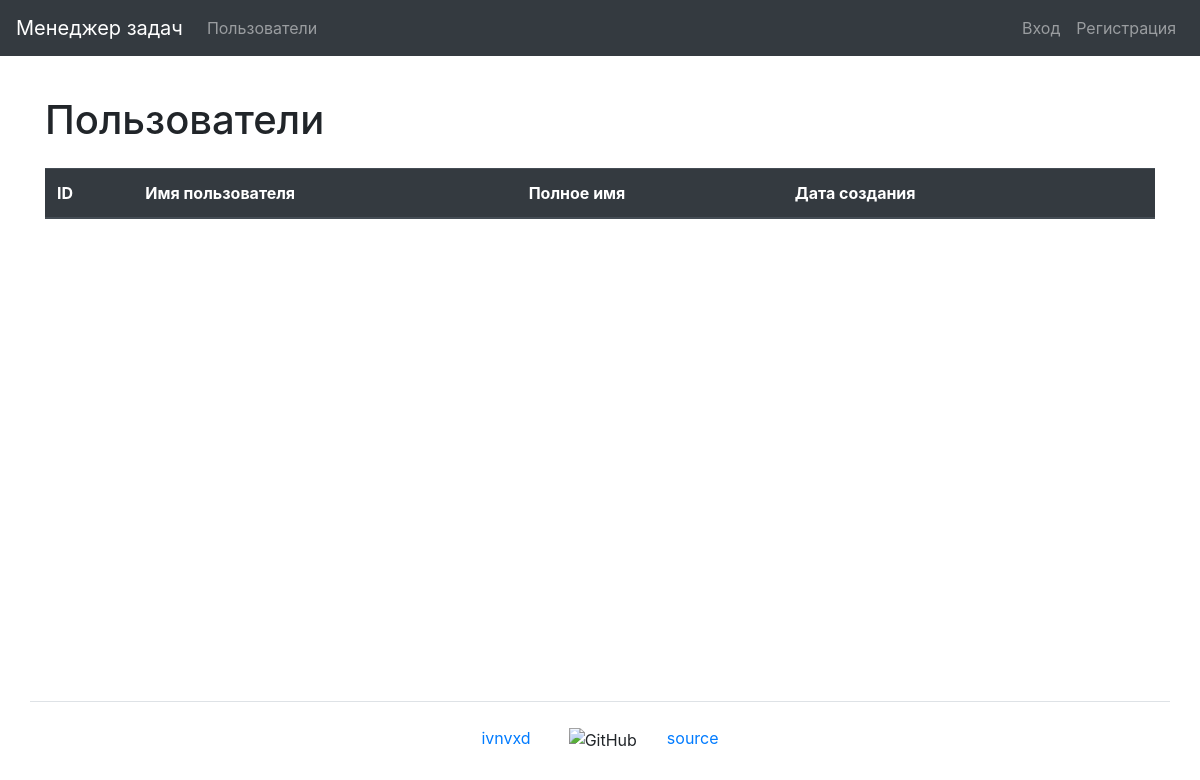
Before: /users/ with the older database file.
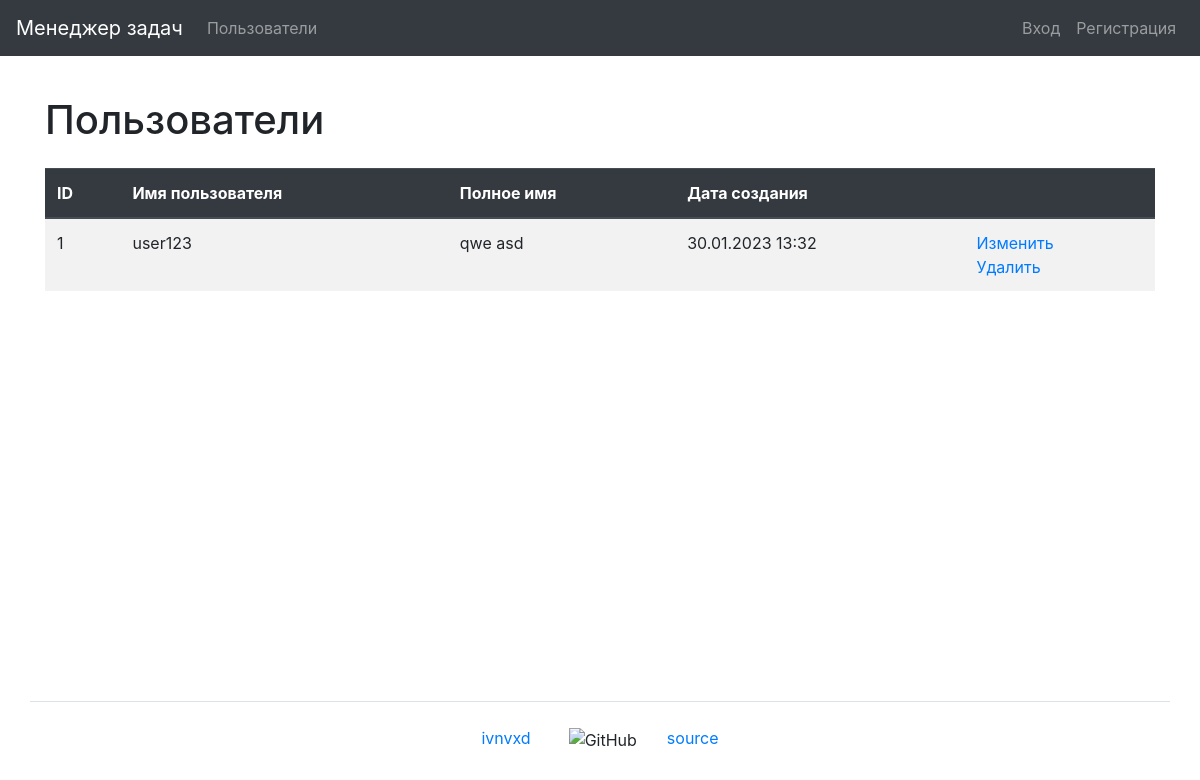
After: the same page with the newer database file.
### task_manager/users/models.py (models this page shows, shortened)
class User(AbstractUser):
    first_name = models.CharField(max_length=150)
    last_name = models.CharField(max_length=150)

### task_manager/users/views.py (the view)
# urls.py: path('', UsersListView.as_view(), name='users'),
class UsersListView(ListView):
    template_name = 'users/users.html'
    model = User
    context_object_name = 'users'
    extra_context = {
        'title': _('Users')
    }

### task_manager/templates/users/users.html (shortened to what this page needs)
{% extends "base.html" %}
{% load bootstrap4 %}
{% load i18n %}
{% block content %}
    <h1 class="my-4">{{ title }}</h1>
    <table class="table table-striped">
        <thead class="thead-dark">
            <tr>
                <th>ID</th>
                <th>{% trans 'Username' %}</th>
                <th>{% trans 'Full name' %}</th>
                <th>{% trans 'Creation date' %}</th>
                <th></th>
            </tr>
        </thead>
        <tbody>
            {% if users %}
                {% for user in users %}
                    <tr>
                        <td>{{ user.id }}</td>
                        <td>{{ user.username }}</td>
                        <td>{{ user.first_name }} {{ user.last_name }}</td>
                        <td>{{ user.date_joined|date:"d.m.Y H:i" }}</td>
                        <td>
                          <a href="{% url 'user_update' user.id %}">{% trans 'Update' %}</a>
                          <br>
                          <a href="{% url 'user_delete' user.id %}">{% trans 'Delete' %}</a>
                        </td>
                    </tr>
                {% endfor %}
            {% endif %}
        </tbody>
    </table>
{% endblock content %}

Changed rows visible on the page:
added User: id "1", username "user123", first_name "qwe", last_name "asd", date_joined "30.01.2023 13:32"
